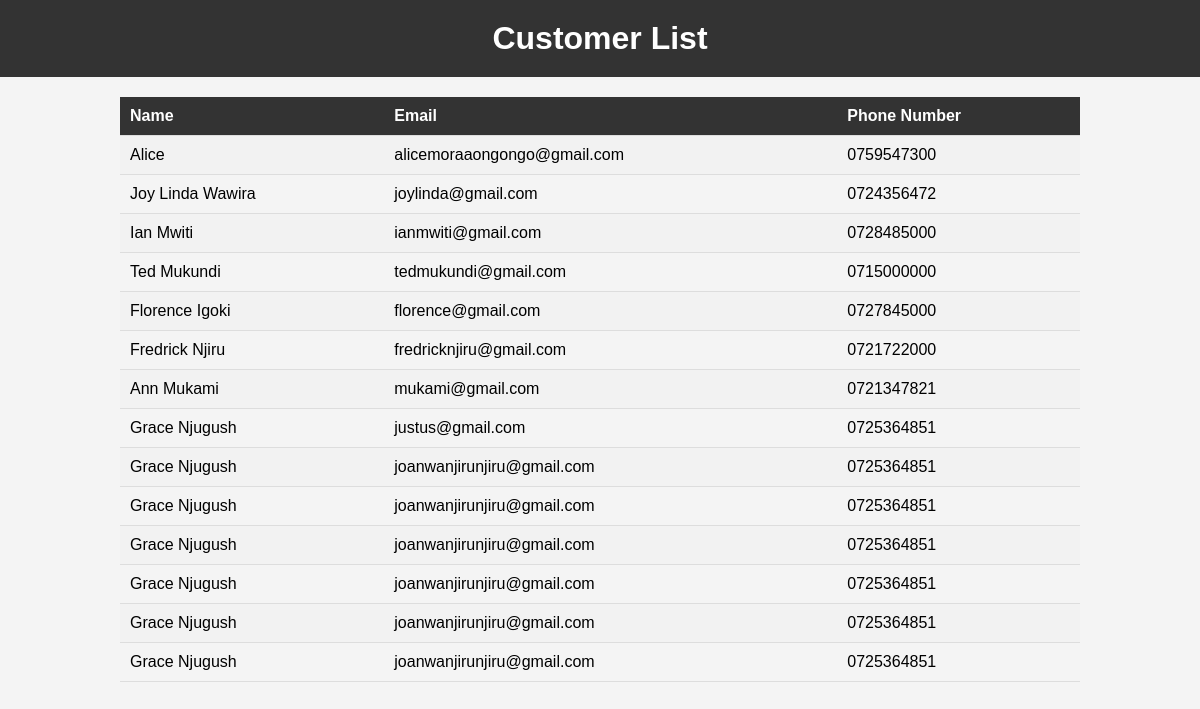
/customer/customer_list/, run on an earlier commit of the app's database.
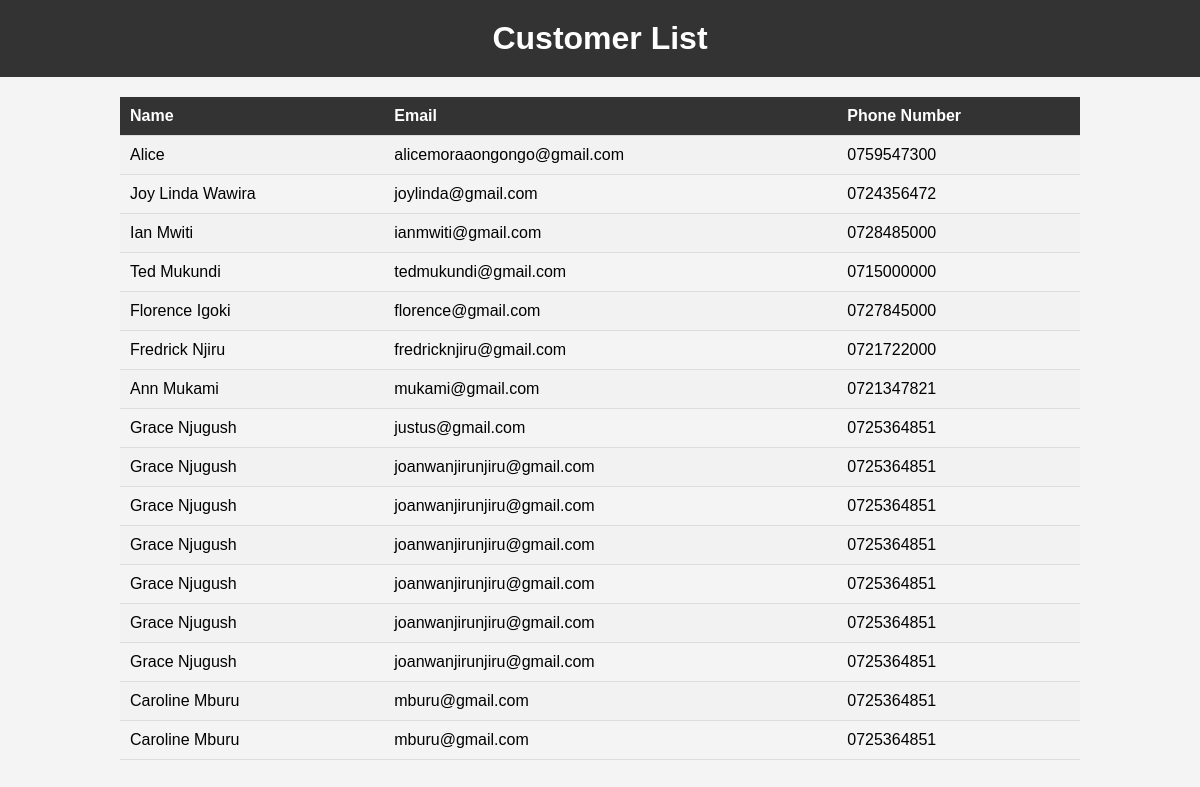
And on a later commit of the database.
### customer/models.py (models this page shows, shortened)
class Customer(models.Model):
    user = models.OneToOneField(User,on_delete=models.CASCADE,null=True)
    name=models.CharField(max_length=32)
    email=models.EmailField()
    phone_number=models.CharField(max_length=15)
    location=models.CharField(max_length=30)
    identification=models.CharField(max_length=8)
    password=models.CharField(max_length=20)

### customer/views.py (the view)
# urls.py: path('customer_list/', views.customer_list, name='customer_list'),
def customer_list(request):
    customers = Customer.objects.all()
    return render(request, "customer/customer_list.html", {"customers": customers})

### templates/customer/customer_list.html (shortened to what this page needs)
<!DOCTYPE html>
<html>
<head>
    {% load static %}
    <link rel="stylesheet" type="text/css" href="{% static 'customer/styles.css' %}">
</head>
<body>
    <h1>Customer List</h1>
    <table>
        <tr>
            <th>Name</th>
            <th>Email</th>
            <th>Phone Number</th>
        </tr>
        {% for customer in customers %}
        <tr>
            <td>{{ customer.name }}</td>
            <td>{{ customer.email }}</td>
            <td>{{ customer.phone_number }}</td>
        </tr>
        {% endfor %}
    </table>
</body>
</html>
</body>

What changed in the data, as far as the page shows it:
added Customer: name "Caroline Mburu", email "mburu@gmail.com", phone_number "0725364851"
added Customer: name "Caroline Mburu", email "mburu@gmail.com", phone_number "0725364851"
